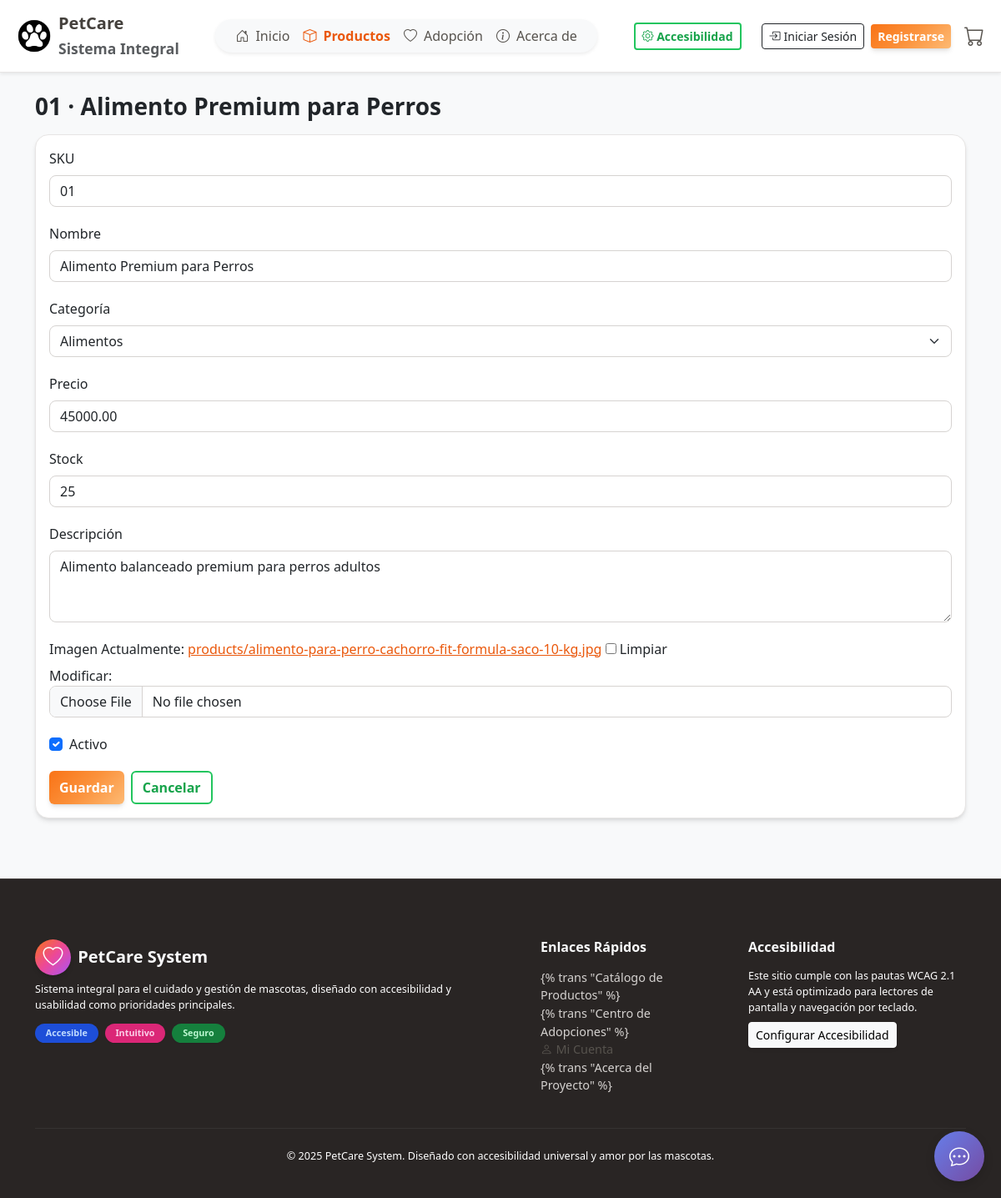
The page /es/catalog/6/editar/ on the database as committed earlier.
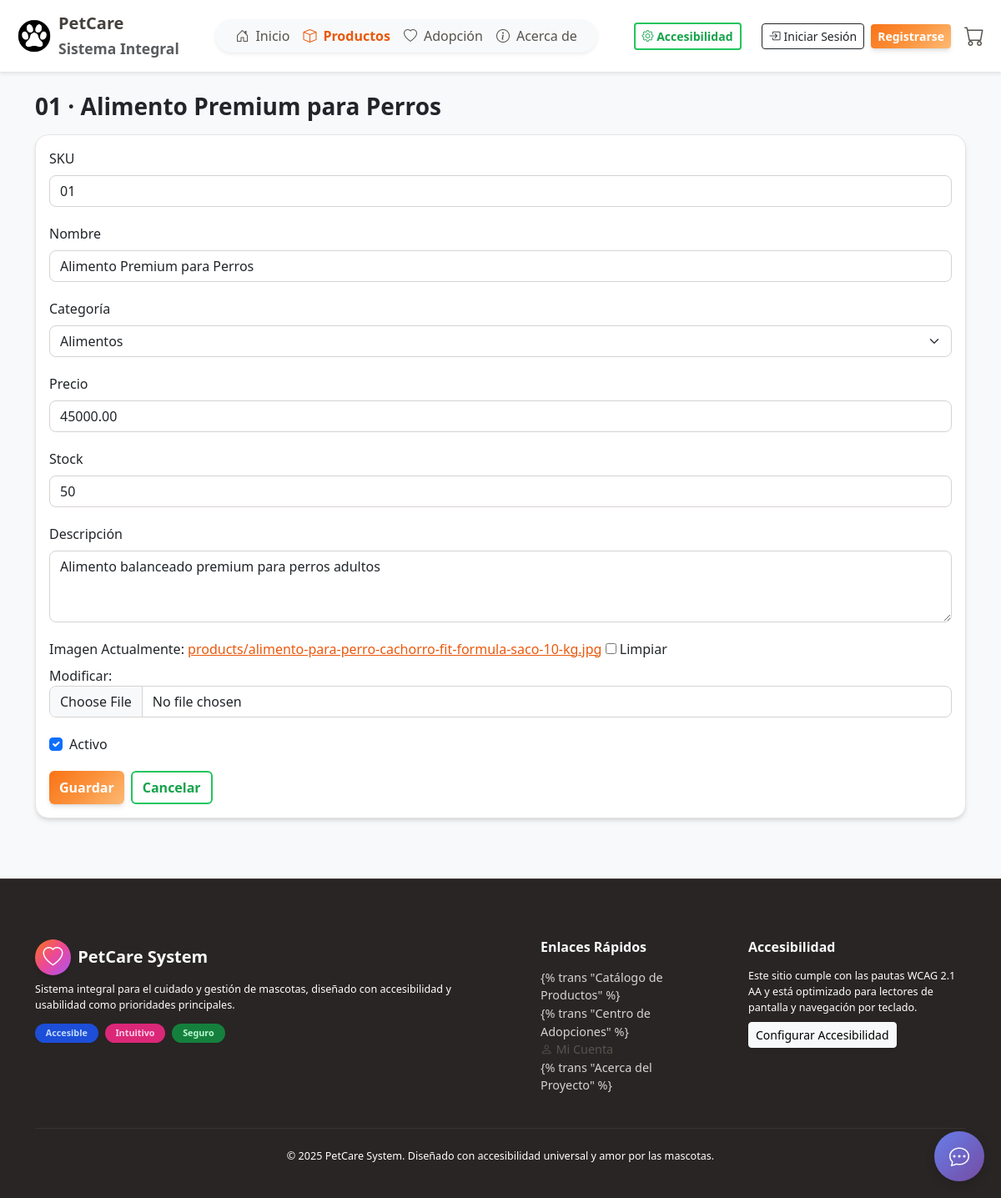
The same page on the database as committed later.
### catalog/models.py (models this page shows, shortened)
class Product(models.Model):
    sku = models.CharField(_("SKU"), max_length=3, unique=True)
    name = models.CharField(_("Nombre"), max_length=120)
    category = models.CharField(_("Categoría"), max_length=8, choices=Category.choices)
    price = models.DecimalField(_("Precio"), max_digits=10, decimal_places=2)
    stock = models.PositiveIntegerField(_("Stock"), default=0)
    description = models.TextField(_("Descripción"), blank=True)
    image = models.ImageField(_("Imagen"), upload_to="products/", blank=True, null=True)
    is_active = models.BooleanField(_("Activo"), default=True)
    created_at = models.DateTimeField(auto_now_add=True)
    class Meta:
        ordering = ["name"]
        verbose_name = _("Producto")
        verbose_name_plural = _("Productos")
        indexes = [
            models.Index(fields=['category', 'is_active']),
            models.Index(fields=['sku']),
        ]
    def __str__(self):
        return f"{self.sku} · {self.name}"

### catalog/views.py (the view)
# urls.py: path("<int:pk>/editar/", ProductUpdateView.as_view(), name="product_update"),
class ProductUpdateView(UpdateView):
    model = Product
    form_class = ProductForm
    template_name = "catalog/form.html"
    success_url = reverse_lazy("catalog:product_list")

### catalog/forms.py
class ProductForm(forms.ModelForm):
    class Meta:
        model = Product
        fields = ["sku", "name", "category", "price", "stock", "description", "image", "is_active"]
        widgets = {
            "sku": forms.TextInput(attrs={"class": "form-control"}),
            "name": forms.TextInput(attrs={"class": "form-control"}),
            "category": forms.Select(attrs={"class": "form-select"}),
            "price": forms.NumberInput(attrs={"class": "form-control", "step": "0.01"}),
            "stock": forms.NumberInput(attrs={"class": "form-control", "min": 0}),
            "description": forms.Textarea(attrs={"class": "form-control", "rows": 3}),
            "image": forms.ClearableFileInput(attrs={"class": "form-control"}),
            "is_active": forms.CheckboxInput(attrs={"class": "form-check-input"}),
        }

### cart/models.py (called while the page is built)
    @property
    def total_items(self):
        return sum(item.quantity for item in self.items.all()) #

### cart/templatetags/cart_tags.py (called while the page is built)
@register.simple_tag(takes_context=True)
def get_cart(context):
    request = context['request']
    return get_or_create_cart(request)

@register.filter
def cart_item_count(cart):
    if cart:
        return cart.total_items #
    return 0

### templates/catalog/form.html (shortened to what this page needs)
{% extends "base.html" %}
{% load django_bootstrap5 %}
{% load i18n %}
{% block content %}
<h3 class="fw-bold mb-3">{{ view.object|default_if_none:_("Nuevo producto") }}</h3>
<form method="post" enctype="multipart/form-data" class="card p-3">
  {% for field in form %}
    {% if field.field.widget.input_type == "checkbox" %}
      <div class="form-check mb-3">
        {{ field }} <label class="form-check-label">{{ field.label }}</label>
      </div>
    {% else %}
      <div class="mb-3">
        <label class="form-label">{{ field.label }}</label>
        {{ field }}
      </div>
    {% endif %}
  {% endfor %}
  <div class="d-flex gap-2">
    <button class="btn btn-primary" type="submit">{% trans "Guardar" %}</button>
    <a class="btn btn-outline-secondary" href="{% url 'catalog:product_list' %}">{% trans "Cancelar" %}</a>
  </div>
</form>
{% endblock %}

Rows that differ between the two databases and show on the page:
changed Product "01 · Alimento Premium para Perros": stock "25" → "50"
